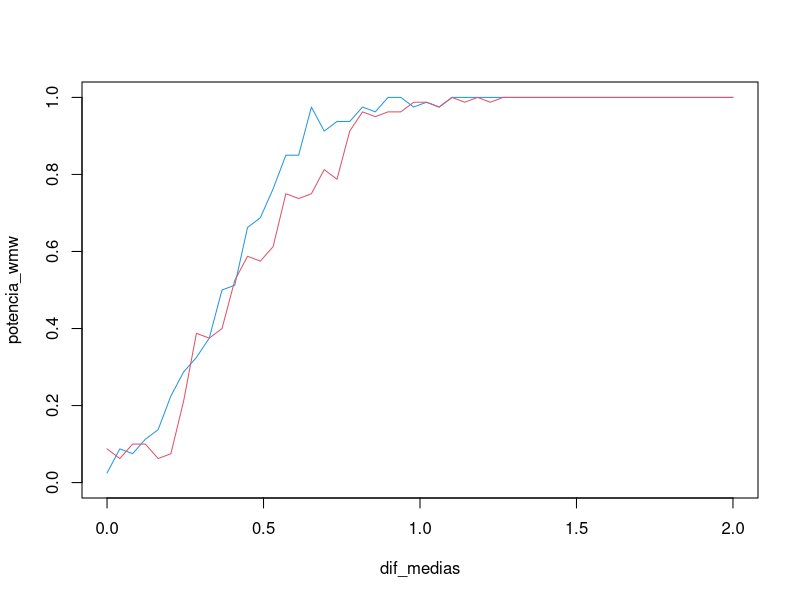
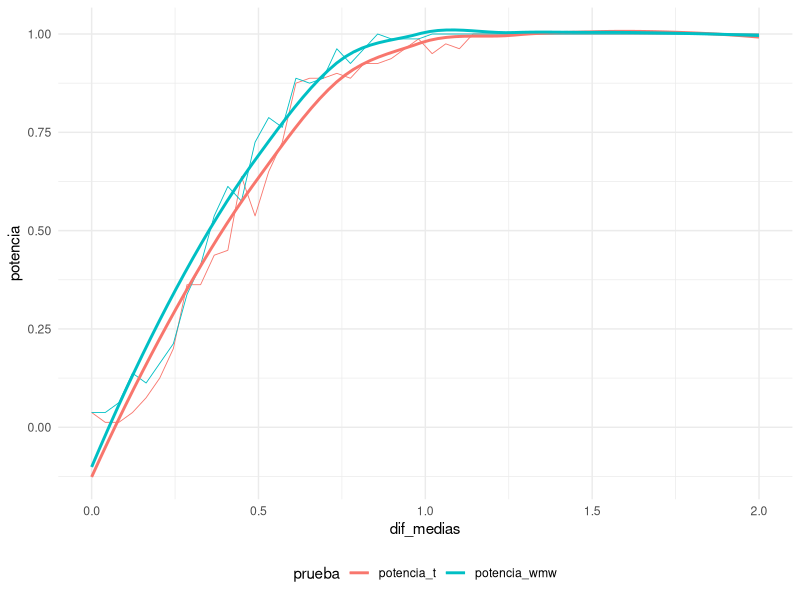

Source code (R) for these figures, in order:
# Potencia de una prueba. ------------------------------------

# wmw con dos gamas -------------------------------------------------------

# La media de una gamma es shape/rate, vamos a mover el shape -------------

tamano_muestral <- 50
iteraciones <- 80
dif_media_ini <- 0
dif_media_fin <- 2
media_x <- 1
n_pasos <- 50
umbral_significancia <- 0.05
dif_medias <- seq(dif_media_ini, dif_media_fin, length.out = n_pasos)


# prueba wmw --------------------------------------------------------------


potencia_wmw <- vector()

for(k in seq_along(dif_medias)){ 
  
  sim_shape <- dif_medias[k] + media_x
  
  p_valores <- vector()
  
  for(i in seq_len(iteraciones)){
    x <- rgamma(tamano_muestral, media_x, 1)
    y <- rgamma(tamano_muestral, sim_shape, 1)
    p_valores[i] <- wilcox.test(x, y)$p.value
    
  }
  
  potencia_wmw[k] <- mean(p_valores < umbral_significancia)
  
}


# prueba t ----------------------------------------------------------------


potencia_t <- vector()

for(k in seq_along(dif_medias)){ 
  
  sim_shape <- dif_medias[k] + media_x
  
  p_valores <- vector()
  
  for(i in seq_len(iteraciones)){
    x <- rgamma(tamano_muestral, media_x, 1)
    y <- rgamma(tamano_muestral, sim_shape, 1)
    p_valores[i] <- t.test(x, y)$p.value
    
  }
  
  potencia_t[k] <- mean(p_valores < umbral_significancia)
  
}


plot(dif_medias, potencia_wmw, ylim = c(0, 1), col = 4, type = "l")
lines(dif_medias, potencia_t, col = 2)

# Paquetes ----------------------------------------------------------------


library("ggplot2")
library("dplyr")
library("tidyr")
library("magrittr")
library("purrr")

tamano_muestral <- 50
iteraciones <- 80
dif_media_ini <- 0
dif_media_fin <- 2
media_x <- 1
n_pasos <- 50
umbral_significancia <- 0.05
dif_medias <- seq(dif_media_ini, dif_media_fin, length.out = n_pasos)


fun_potencia_wmw <- function(shape_1, shape_2, iteraciones){
  map_dbl(
    seq_len(iteraciones), 
    function(i){
      x <- rgamma(tamano_muestral, shape_1, 1)
      y <- rgamma(tamano_muestral, shape_2, 1)
      wilcox.test(x, y) %$% p.value
    }
  ) -> p_valores
  mean(p_valores < umbral_significancia)
}


fun_potencia_t <- function(shape_1, shape_2, iteraciones){
  
  map_dbl(
    seq_len(iteraciones), 
    function(i){
      x <- rgamma(tamano_muestral, shape_1, 1)
      y <- rgamma(tamano_muestral, shape_2, 1)
      t.test(x, y) %$% p.value
    }
  ) -> p_valores
  mean(p_valores < umbral_significancia)
}

tibble(
  dif_medias,
  shape_01 = media_x,
  shape_02 = shape_01 + dif_medias,
  potencia_wmw = map2_dbl(shape_01, shape_02, fun_potencia_wmw, iteraciones),
  potencia_t = map2_dbl(shape_01, shape_02, fun_potencia_t, iteraciones),
) -> simulaciones


simulaciones %>% 
  gather("prueba", "potencia", potencia_wmw, potencia_t) %>% 
  ggplot +
  geom_line(aes(x = dif_medias, y = potencia, colour = prueba), size = 0.3) +
  geom_smooth(aes(x = dif_medias, y = potencia, colour = prueba), size = 1, se = FALSE) + 
  theme_minimal() +
  theme(legend.position = "bottom")